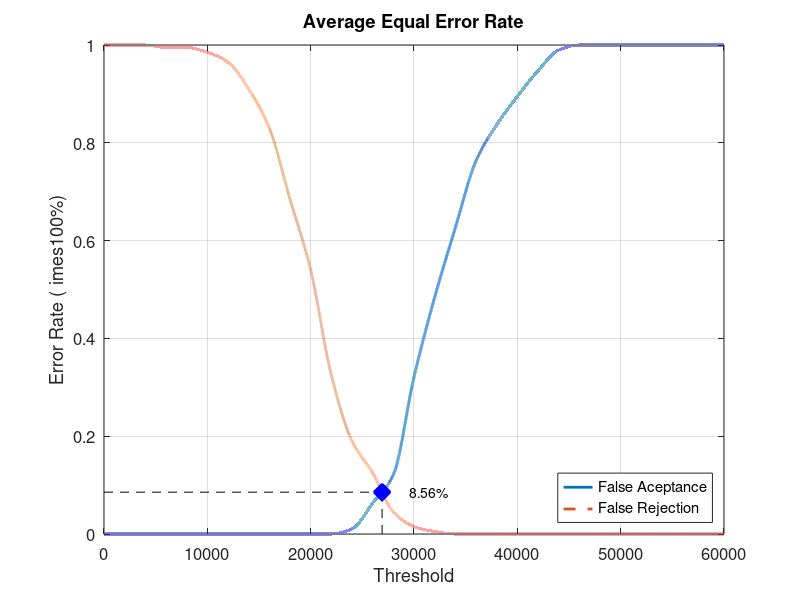
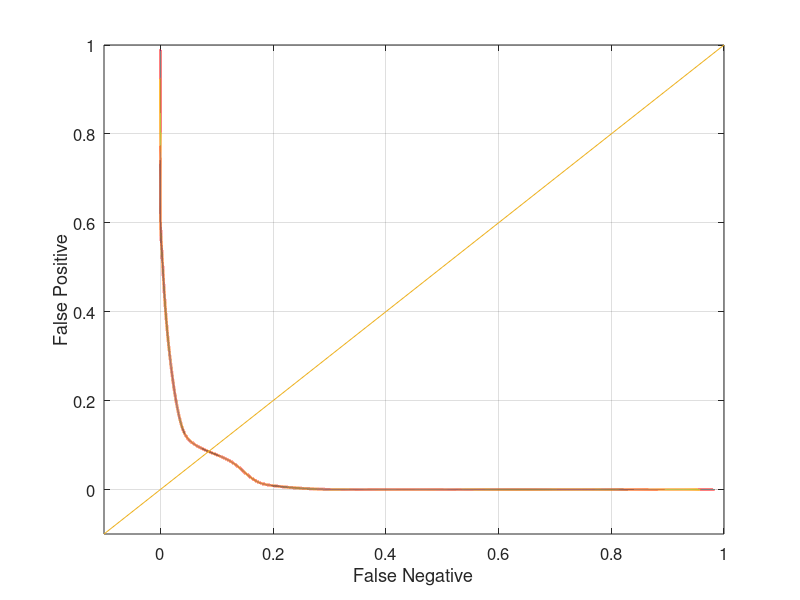

Reproduce these figures in MATLAB, in order.
close all;
clear;
clc;
x = 0:2000:60000;
xq = 0:0.5:60000;

y0 = [0 0 0 0 0 0 0 0 0 0 0 0 0.0105263 0.0631579 0.121053 0.321053 0.484211 0.626316 0.763158 0.836842 0.894737 0.947368 0.989474 1 1 1 1 1 1 1 1]
yy0 = interp1(x, y0, xq, 'pchip');
y1 = [1 1 1 0.995 0.995 0.985 0.965 0.91 0.83 0.685 0.54 0.325 0.19 0.125 0.045 0.015 0.005 0 0 0 0 0 0 0 0 0 0 0 0 0 0]
yy1 = interp1(x, y1, xq, 'pchip');

% Calculating EER: 
y2 = abs(y0 - y1);
find(y2 == min(y2))
yy2 = abs(yy0 - yy1);
xEER = find(yy2 == min(yy2));
xEERIndex = xq(xEER) % X-axis EER
yEER = yy0(xEER) % Y-axis EER

main = figure
plot(xq, yy0,'-','LineWidth', 2);	hold on
plot(xq, yy1,'--','LineWidth', 2);	hold on
plot([xEERIndex xEERIndex], [0 yEER], 'k--');	hold on
plot([0 xEERIndex], [yEER yEER], 'k--');	hold on
plot(xEERIndex, yEER, 'bx', 'LineWidth', 10);	hold on
text(xEERIndex + 10 * xEERIndex / 100, yEER, [num2str(round((10000 * yEER)) / 100) '%'])
legend('False Aceptance', 'False Rejection', 'Location', 'SouthEast')
xlabel('Threshold')
ylabel('Error Rate (	imes100%)')
title('Average Equal Error Rate')
set(gca, 'FontSize', 12)
axis([0 60000 0 1])
grid on

print(main, 'Database2_3Main', '-dpng');
FNRxFPR = figure('Color', [1 1 1]);
plot(yy1, yy0, '-', yy1, yy0, 'LineWidth', 2);
hold on
y = -0.1:0.1:1
plot(y, y); 
set(gca, 'FontSize', 12)
xlabel('False Negative')
ylabel('False Positive')
axis([-0.1 1 -0.1 1])
set(gca, 'FontSize', 12)
grid on

print(FNRxFPR, 'Database2_3FNRxFPR','-dpng');
